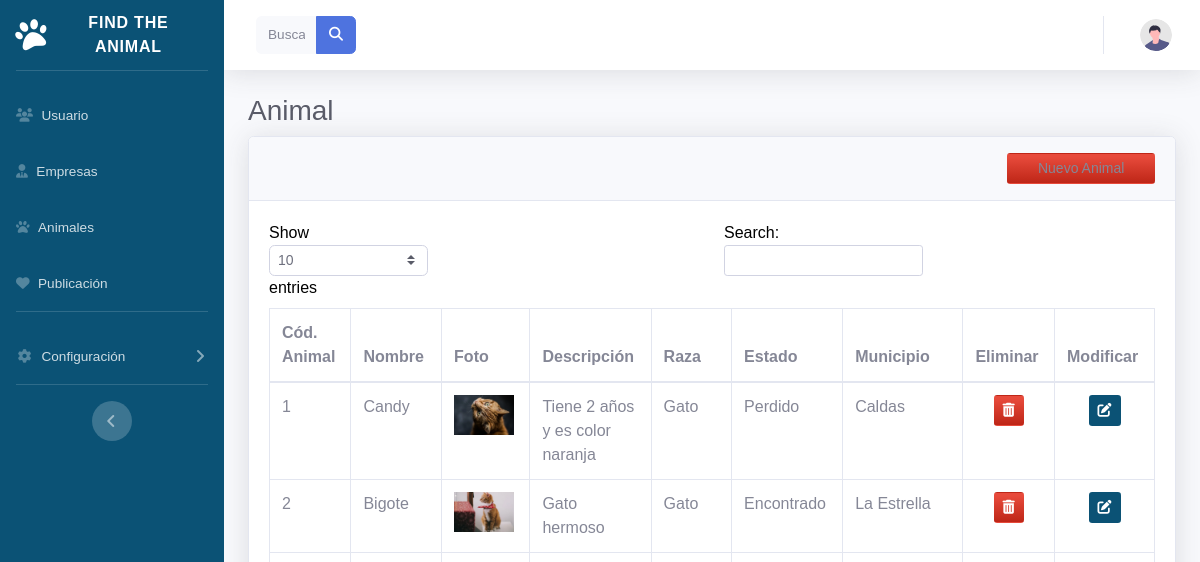
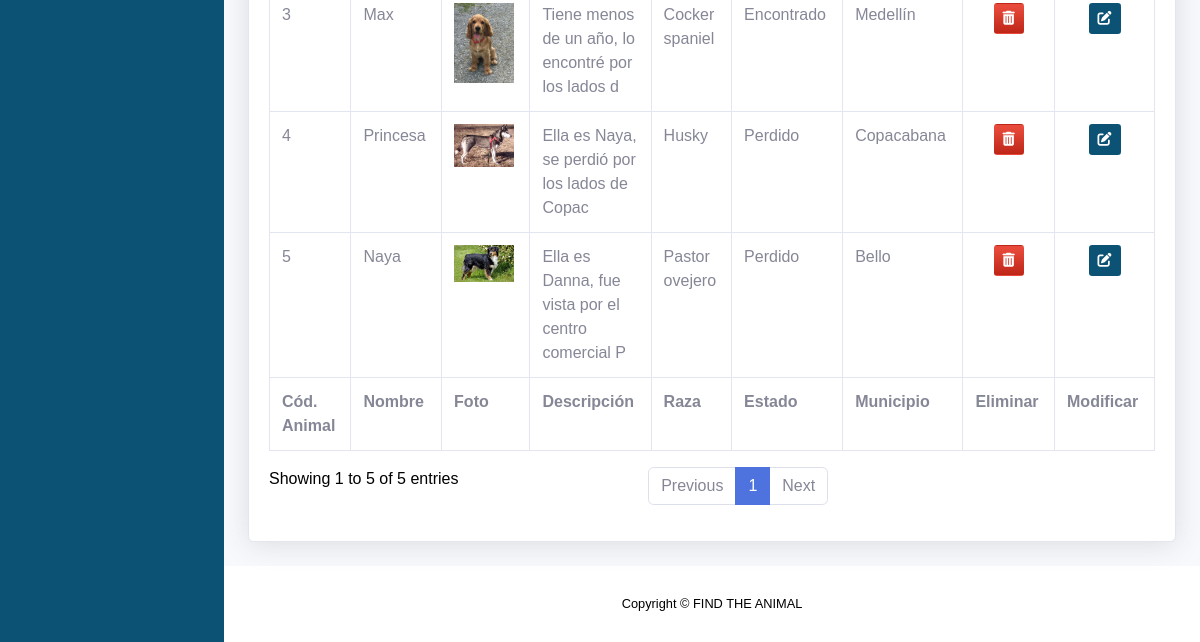
/Vista/App/Admon/Animal.php, run on an earlier commit of the app's database (2 pictures, top to bottom).
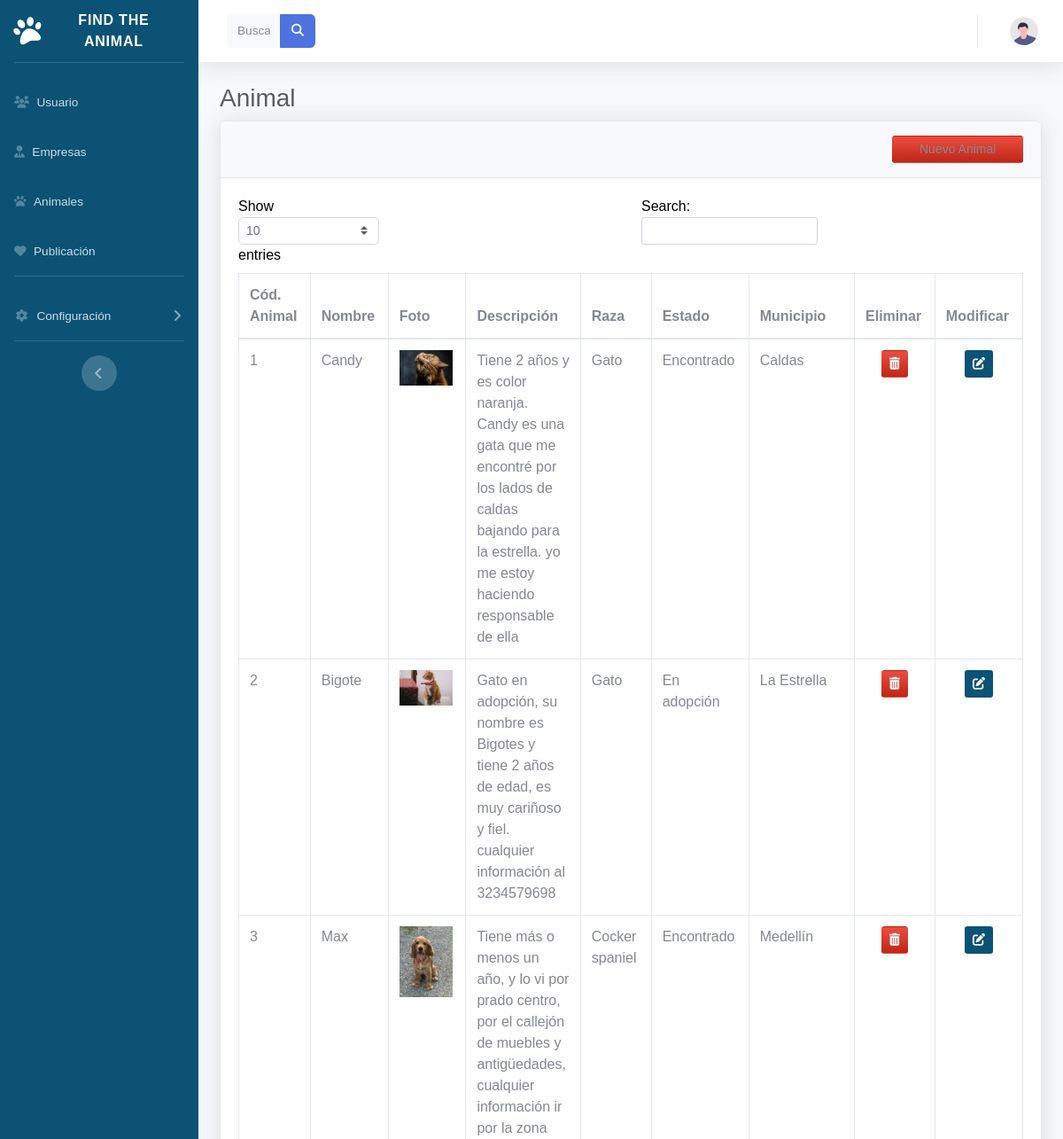
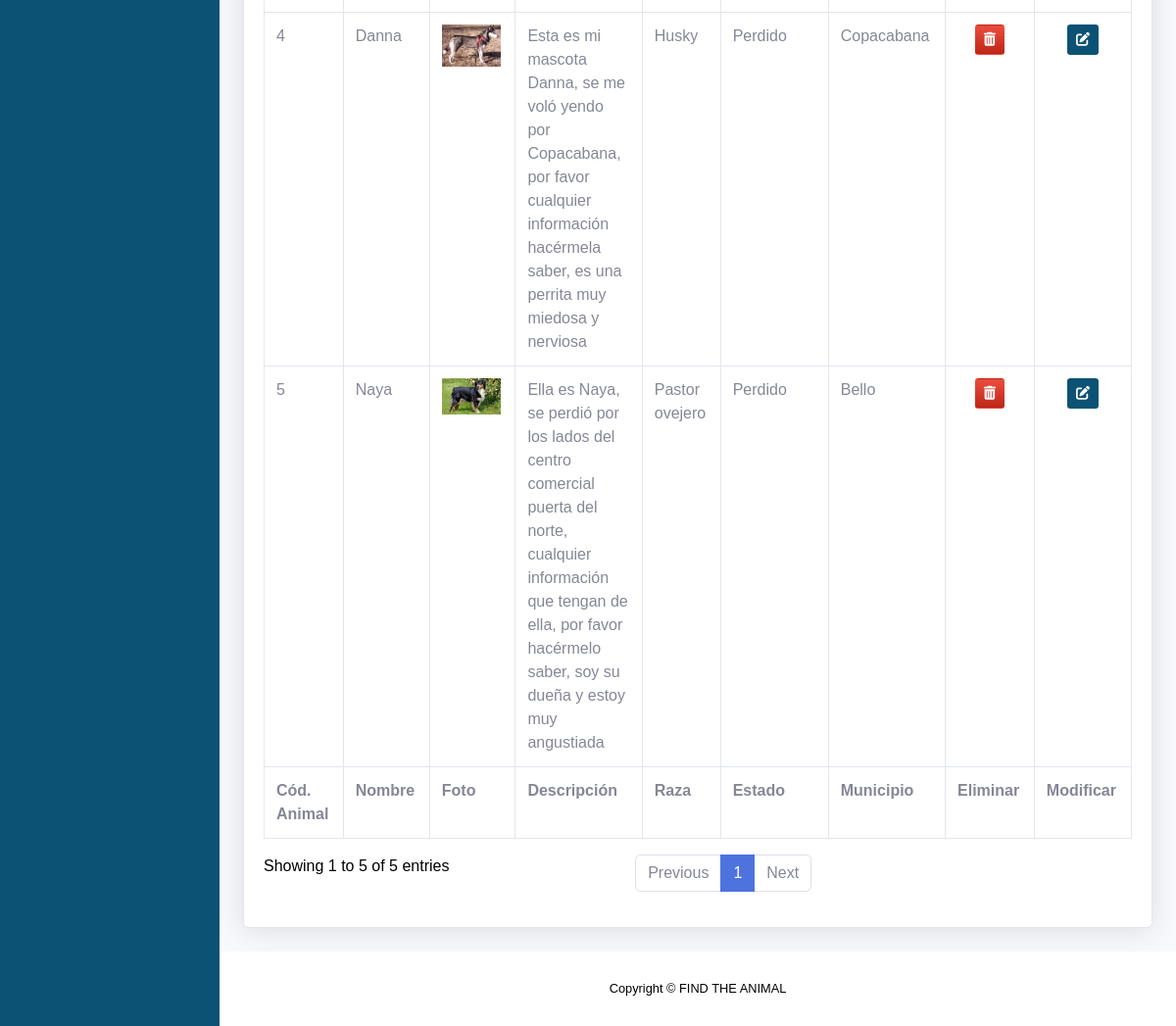
And on a later commit of the database (2 pictures, top to bottom).
### tables this page shows
CREATE TABLE `animal` (
  `Idanimal` int(11) NOT NULL,
  `Nombreanimal` varchar(50) NOT NULL,
  `Fotoanimal` varchar(50) NOT NULL,
  `Descrianimal` varchar(300) NOT NULL,
  `Idraza` int(11) NOT NULL,
  `Idestado` int(11) NOT NULL,
  `Idmunicipio` int(11) NOT NULL
);

CREATE TABLE `raza` (
  `Idraza` int(11) NOT NULL,
  `Descriraza` varchar(50) NOT NULL
);

CREATE TABLE `estado` (
  `Idestado` int(11) NOT NULL,
  `Descriestado` varchar(50) NOT NULL
);

CREATE TABLE `municipio` (
  `Idmunicipio` int(11) NOT NULL,
  `Descrimuni` varchar(50) NOT NULL
);

### Vista/App/Admon/Animal.php (the view, shortened to what this page needs)
<?php
include('Menu.php');
?>
                <div class="container-fluid">
                    <h1 class="h3 mb-2 text-gray-800">Animal</h1>
                    <div class="card shadow mb-4">
                        <div class="col-md-12 align-self-end card-header py-3 justify-content-end">
                            <button class="btn btn-sm bg-gradient-primary offset-md-10 col-md-2 " data-toggle="modal" data-target="#exampleModal">Nuevo Animal</button>
                        </div>
                        <div class="card-body">
                            <div class="table-responsive">
                                <table class="table table-bordered" id="dataTable" width="100%" cellspacing="0">
                                    <thead>
                                        <tr>
                                            <th>Cód. Animal</th>
                                            <th>Nombre</th>
                                            <th>Foto</th>
                                            <th>Descripción</th>
                                            <th>Raza</th>
                                            <th>Estado</th>
                                            <th>Municipio</th>
                                            <th>Eliminar</th>
                                            <th>Modificar</th>
                                        </tr>
                                    </thead>
                                    <tfoot>
                                        <tr>
                                        <th>Cód. Animal</th>
                                            <th>Nombre</th>
                                            <th>Foto</th>
                                            <th>Descripción</th>
                                            <th>Raza</th>
                                            <th>Estado</th>
                                            <th>Municipio</th>
                                            <th>Eliminar</th>
                                            <th>Modificar</th>
                                        </tr>
                                    </tfoot>
                                    <tbody>
                                    <?php
                      include( '../../../Controlador/conex.php');
                      $cons = $conexion -> query("SELECT Idanimal, Nombreanimal, Fotoanimal, Descrianimal, Descriraza, Descriestado, Descrimuni FROM raza
                      INNER JOIN animal ON raza.Idraza = animal.Idraza
                      INNER JOIN estado ON estado.Idestado = animal.Idestado
                      INNER JOIN municipio ON municipio.Idmunicipio = animal.Idmunicipio");
                      while ($row = $cons -> fetch_row()) {
           ?>
            <tr>
            <td><?php echo ''.$row[0].''; ?></td>
            <td><?php echo ''.$row[1].''; ?></td>
            <td><img src="img/<?php echo ''.$row[2].''; ?>" width="60px" heigt="60px"></td>
            <td><?php echo ''.$row[3].''; ?></td>
            <td><?php echo ''.$row[4].''; ?></td>
            <td><?php echo ''.$row[5].''; ?></td>
            <td><?php echo ''.$row[6].''; ?></td>
          <td> <center><button type="submit" class="btn btn-sm bg-gradient-primary" name="EliminaUsua" onclick="location='../../../Controlador/Borrarusuaanimal.php?id=<?php echo ''.$row[0].'' ?>'"><i class="fa-solid fa-trash-can" style="color: #ffffff;"></i></button></center></td>
          <td> <center> <button type="submit" class="btn btn-sm bg-gradient-danger"  onclick="location='ModiAnimal.php?id=<?php echo ''.$row[0].'' ?>'" ><i class="fa-solid fa-pen-to-square" style="color: #ffffff;"></i></button>
       </tr>
       <?php }   ?>
       </tbody>
    </table>
                                       </div>
                        </div>
                    </div>
                </div>
            </div>
            <footer class="sticky-footer bg-white">
                <div class="container my-auto">
                    <div class="copyright text-center my-auto">
                        <span>Copyright &copy; FIND THE ANIMAL</span>
                    </div>
                </div>
            </footer>
        </div>
    </div>
</body>
</html>

### Vista/App/Admon/Menu.php (shortened to what this page needs)
<!DOCTYPE html>
<html lang="en">
<head>
    <link href="css/sb-admin-2.css" rel="stylesheet">
</head>
<body id="page-top">
    <div id="wrapper">
        <ul class="navbar-nav  sidebar sidebar-dark accordion" id="accordionSidebar" style="background-color:#0b5275; color:#000">
            <a class="sidebar-brand d-flex align-items-center justify-content-center" href="index2.html">
                <div class="sidebar-brand-icon rotate-n-15">
                <i class="fa-solid fa-paw"></i>
                </div>
                <div class="sidebar-brand-text mx-3">Find The Animal</sup></div>
            </a>
        <hr class="sidebar-divider">
            <li class="nav-item">
                <a class="nav-link" href="usuarios.php">
                    <i class=" fas fa-duotone fa-users"></i>
                   <span>Usuario</span></a>
            </li>
            <li class="nav-item">
                <a class="nav-link" href="Empresas.php">
                <i class="fa-solid fa-user-tie"></i>
                    <span>Empresas</span></a>
            </li>
            <li class="nav-item">
                <a class="nav-link" href="Animal.php">
                <i class="fa-solid fa-paw"></i>
                    <span>Animales</span></a>
            </li>
             <li class="nav-item">
                <a class="nav-link" href="Publicacion.php">
                <i class="fa-solid fa-heart"></i>
                    <span>Publicación</span></a>
            </li>
        <hr class="sidebar-divider">
        <li class="nav-item">
            <a class="nav-link collapsed" href="#" data-toggle="collapse" data-target="#collapseTwo"
                aria-expanded="true" aria-controls="collapseTwo">
                <i class="fas fa-fw fa-cog"></i>
                <span> Configuración</span>
            </a>
        </li>
            <hr class="sidebar-divider d-none d-md-block">
            <div class="text-center d-none d-md-inline">
                <button class="rounded-circle border-0" id="sidebarToggle"></button>
            </div>
        </ul>
        <div id="content-wrapper" class="d-flex flex-column">
            <div id="content">
                <nav class="navbar navbar-expand navbar-light bg-white topbar mb-4 static-top shadow">
                    <form
                        class="d-none d-sm-inline-block form-inline mr-auto ml-md-3 my-2 my-md-0 mw-100 navbar-search">
                        <div class="input-group">
                            <input type="text" class="form-control bg-light border-0 small" placeholder="Buscar..."
                                aria-label="Search" aria-describedby="basic-addon2">
                            <div class="input-group-append">
                                <button class="btn btn-primary" type="button">
                                    <i class="fas fa-search fa-sm"></i>
                                </button>
                            </div>
                        </div>
                    </form>
                    <ul class="navbar-nav ml-auto">
                        <li class="nav-item dropdown no-arrow">
                            <a class="nav-link dropdown-toggle" href="#" id="userDropdown" role="button"
                                data-toggle="dropdown" aria-haspopup="true" aria-expanded="false">
                                <img class="img-profile rounded-circle"
                                    src="img/undraw_profile.svg">
                            </a>
                        </li>
                    </ul>
                </nav>

What changed in the data, as far as the page shows it:
changed animal "Candy": Descrianimal "Tiene 2 años y es color naranja" → "Tiene 2 años y es color naranja. Candy es una gata que me encontré por los lados de caldas bajando para la estrella. yo me estoy haciendo responsable de ella"; Idestado.Descriestado "Perdido" → "Encontrado"
changed animal "Bigote": Descrianimal "Gato hermoso" → "Gato en adopción, su nombre es Bigotes y tiene 2 años de edad, es muy cariñoso y fiel. cualquier información al 3234579698"; Idestado.Descriestado "Encontrado" → "En adopción"
changed animal "Max": Descrianimal "Tiene menos de un año, lo encontré por los lados d" → "Tiene más o menos un año, y lo vi por prado centro, por el callejón de muebles y antigüedades, cualquier información ir por la zona"
changed animal "Husky": Nombreanimal "Princesa" → "Danna"; Descrianimal "Ella es Naya, se perdió por los lados de Copac" → "Esta es mi mascota Danna, se me voló yendo por Copacabana, por favor cualquier información hacérmela saber, es una perrita muy miedosa y nerviosa"
changed animal "Naya": Descrianimal "Ella es Danna, fue vista por el centro comercial P" → "Ella es Naya, se perdió por los lados del centro comercial puerta del norte, cualquier información que tengan de ella, por favor hacérmelo saber, soy su dueña y estoy muy angustiada"
